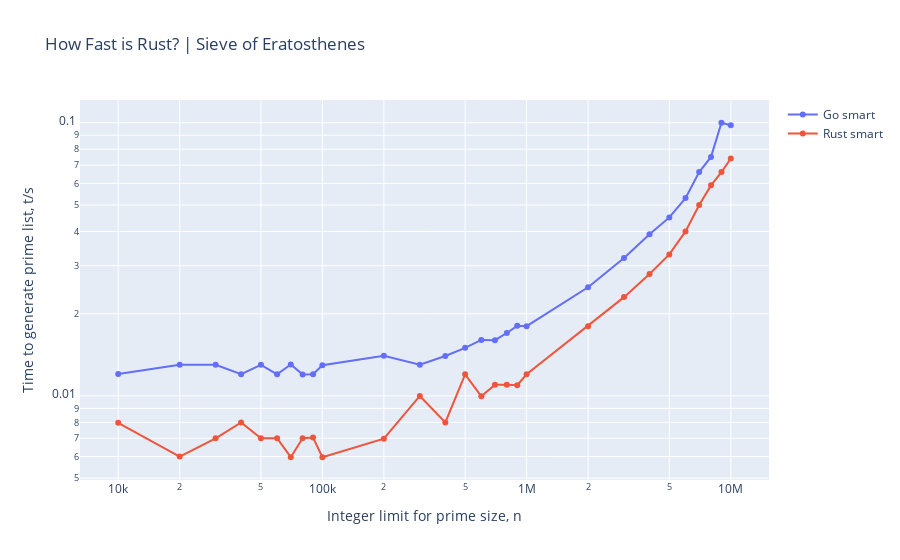

The notebook cell this image was saved under:
### Code cell
# Now for a log-scale
fig.update_layout(xaxis_type='log', yaxis_type='log')
fig.show()
